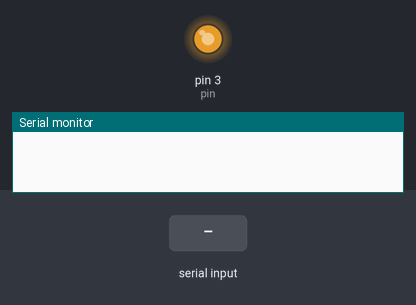
A sketch run on a simulated Arduino Uno, built with avr-gcc and run on an emulated ATmega328P. Parts: output pins drawn as LEDs (lit = HIGH), the last lines printed to the serial monitor. The inputs (shaded band) are chosen by the test bench.

Above: at 1.2 s.
1.3 s: "90,45\n" received over Serial
At 1.55 s:
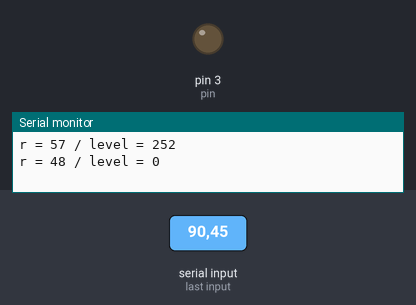
4.3 s: "30,150\n" received over Serial
At 4.55 s:
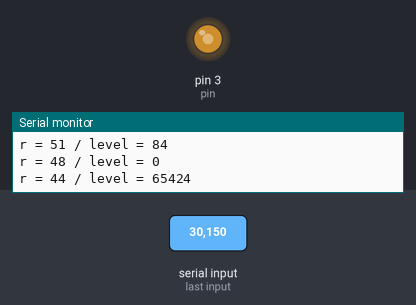
Timing chart, 0 to 7.3 s (numbered marks = the images above; inputs shaded):
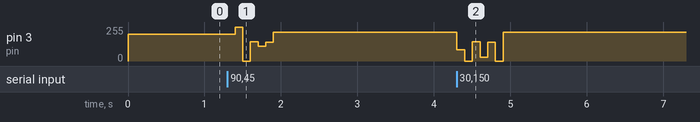

Measured:
- after the input at 1.3 s, pin 3 (pin): 200/255 → 252/255 after 0.10 s, → 0/255 0.10 s later, → 144/255 0.10 s later, → 112/255 0.10 s later, … (6 changes in this stretch)
- after the input at 4.3 s, pin 3 (pin): 216/255 → 84/255 at once, → 0/255 0.10 s later, → 144/255 0.10 s later, → 28/255 0.10 s later, … (7 changes in this stretch)

The sketch:

stairs-light.ino
```cpp
/* ***
Project: Arduino Stairs Lighting
Author:  Maxim Huzmiev

*** */

// This change made in Cloud9 editor !!!

unsigned char pin=3;
unsigned int r, level;

void setup() {
  // initialize digital pin 13 as an output.
  pinMode(pin, OUTPUT);
  Serial.begin(9600);
  analogWrite(pin, 200);
}

void loop() {
  if (Serial.available() > 0) {
    r = Serial.read();
    level = (r-48)*28;
    Serial.print("r = ");
    Serial.print(r);
    Serial.print(" / level = ");
    Serial.println(level);
    analogWrite(pin, level);
  }
  delay(100);
}
```
